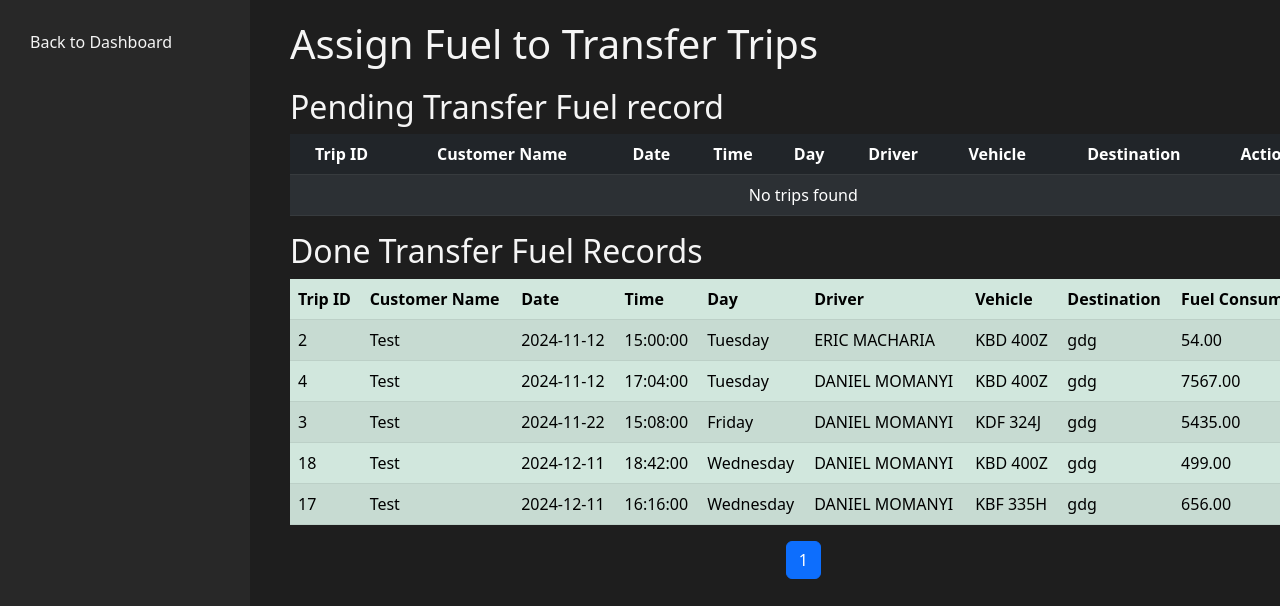
/transfer_fuel.php, run on the app's committed database.
### tables this page shows
CREATE TABLE `transfer_fuel` (
  `id` int(11) NOT NULL,
  `transfer_id` int(11) NOT NULL,
  `fuel_consumed` decimal(10,2) NOT NULL,
  `created_at` timestamp NOT NULL DEFAULT current_timestamp()
);

CREATE TABLE `transfers` (
  `transfer_id` int(11) NOT NULL,
  `customer_name` varchar(255) NOT NULL,
  `transfer_date` date NOT NULL,
  `transfer_time` time NOT NULL,
  `transfer_day` varchar(20) NOT NULL,
  `driver` int(11) NOT NULL,
  `vehicle` int(11) NOT NULL,
  `destination` varchar(255) NOT NULL,
  `start_odometer` int(11) NOT NULL,
  `end_odometer` int(11) DEFAULT NULL,
  `actual_distance` int(11) DEFAULT NULL,
  `trip_status` enum('Ongoing','Ended') DEFAULT 'Ongoing'
);

CREATE TABLE `drivers` (
  `id` int(10) UNSIGNED NOT NULL,
  `full_name` varchar(100) NOT NULL,
  `employee_number` varchar(100) NOT NULL,
  `license_number` int(15) NOT NULL,
  `phone_number` varchar(100) NOT NULL,
  `email` varchar(255) NOT NULL
);

CREATE TABLE `vehicles` (
  `id` int(100) NOT NULL,
  `vehicle_regno` varchar(100) NOT NULL,
  `vehicle_model` varchar(100) NOT NULL,
  `vehicle_type` varchar(100) NOT NULL,
  `engine_number` varchar(100) NOT NULL,
  `capacity` int(255) NOT NULL
);

### transfer_fuel.php (the view, shortened to what this page needs)
<?php
require 'connection.php';
$results_per_page = 25;
$current_page = isset($_GET['page']) ? (int)$_GET['page'] : 1;
$totalFuelQuery = "SELECT COUNT(*) as total FROM transfer_fuel";
$totalFuelResult = $conn->query($totalFuelQuery);
$totalFuel = $totalFuelResult->fetch_assoc()['total'];
$total_pages = ceil($totalFuel / $results_per_page);
$current_page = max(1, min($total_pages, $current_page));
$offset = ($current_page - 1) * $results_per_page;
$tripQuery = "
    SELECT
        transfers.transfer_id,
        transfers.customer_name,
        transfers.transfer_date,
        transfers.transfer_time,
        transfers.transfer_day,
        drivers.full_name AS driver,
        vehicles.vehicle_regno AS vehicle,
        transfers.destination
    FROM
        transfers
    LEFT JOIN
        drivers ON transfers.driver = drivers.id
    LEFT JOIN
        vehicles ON transfers.vehicle = vehicles.id
    WHERE
        transfers.transfer_id NOT IN (SELECT transfer_id FROM transfer_fuel)
    ORDER BY
        transfers.transfer_date ASC
";
$tripResult = $conn->query($tripQuery);
$doneFuelQuery = "
    SELECT
        transfers.transfer_id,
        transfer_fuel.transfer_id,
        transfers.customer_name,
        transfers.transfer_date,
        transfers.transfer_time,
        transfers.transfer_day,
        drivers.full_name AS driver,
        vehicles.vehicle_regno AS vehicle,
        transfers.destination,
        transfer_fuel.fuel_consumed
    FROM
        transfer_fuel
    INNER JOIN
        transfers ON transfer_fuel.transfer_id = transfers.transfer_id
    LEFT JOIN
        drivers ON transfers.driver = drivers.id
    LEFT JOIN
        vehicles ON transfers.vehicle = vehicles.id
    ORDER BY
        transfers.transfer_date ASC
    LIMIT $results_per_page OFFSET $offset
";
$doneFuelResult = $conn->query($doneFuelQuery);
?>
<!DOCTYPE html>
<html lang="en">
<head>
    <link href="https://cdn.jsdelivr.net/npm/bootstrap@5.3.0-alpha1/dist/css/bootstrap.min.css" rel="stylesheet">
    <link rel="stylesheet" href="css/fuel_records.css">
</head>
<body>
    <div class="d-flex">
        <div class="sidebar">
            <a href="dtms_dashboard.php">Back to Dashboard</a>
        </div>
        <div class="main-content container-fluid col-md-10">
            <h1>Assign Fuel to Transfer Trips</h1>
            <div class="trip-table">
                <h2>Pending Transfer Fuel record</h2>
                <table class="table table-dark table-striped" id="pendingTripsTable">
                    <thead>
                        <tr>
                            <th>Trip ID</th>
                            <th>Customer Name</th>
                            <th>Date</th>
                            <th>Time</th>
                            <th>Day</th>
                            <th>Driver</th>
                            <th>Vehicle</th>
                            <th>Destination</th>
                            <th>Action</th>
                        </tr>
                    </thead>
                    <tbody>
                        <?php if ($tripResult->num_rows > 0): ?>
                            <?php while ($trip = $tripResult->fetch_assoc()): ?>
                                <tr id="trip-row-<?= $trip['transfer_id'] ?>">
                                    <td><?= $trip['transfer_id'] ?></td>
                                    <td><?= $trip['customer_name'] ?></td>
                                    <td><?= $trip['transfer_date'] ?></td>
                                    <td><?= $trip['transfer_time'] ?></td>
                                    <td><?= $trip['transfer_day'] ?></td>
                                    <td><?= $trip['driver'] ?></td>
                                    <td><?= $trip['vehicle'] ?></td>
                                    <td><?= $trip['destination'] ?></td>
                                    <td><button class="btn btn-primary" onclick='openAssignTransferFuelModal(<?= json_encode($trip) ?>)'>Assign Fuel</button></td>
                                </tr>
                            <?php endwhile; ?>
                        <?php else: ?>
                            <tr><td colspan="12">No trips found</td></tr>
                        <?php endif; ?>
                    </tbody>
                </table>
            </div>
            <div class="done-fuel-table">
        <h2>Done Transfer Fuel Records</h2>
        <table class="table table-success table-striped">
            <thead>
                <tr>
                    <th>Trip ID</th>
                    <th>Customer Name</th>
                    <th>Date</th>
                    <th>Time</th>
                    <th>Day</th>
                    <th>Driver</th>
                    <th>Vehicle</th>
                    <th>Destination</th>
                    <th>Fuel Consumed</th>
                </tr>
            </thead>
            <tbody id="doneFuelTableBody">
                <?php if ($doneFuelResult->num_rows > 0): ?>
                    <?php while ($transfer_fuel = $doneFuelResult->fetch_assoc()): ?>
                        <tr>
                            <td><?= $transfer_fuel['transfer_id'] ?></td>
                            <td><?= $transfer_fuel['customer_name'] ?></td>
                            <td><?= $transfer_fuel['transfer_date'] ?></td>
                            <td><?= $transfer_fuel['transfer_time'] ?></td>
                            <td><?= $transfer_fuel['transfer_day'] ?></td>
                            <td><?= $transfer_fuel['driver'] ?></td>
                            <td><?= $transfer_fuel['vehicle'] ?></td>
                            <td><?= $transfer_fuel['destination'] ?></td>
                            <td><?= $transfer_fuel['fuel_consumed'] ?></td>
                        </tr>
                    <?php endwhile; ?>
                <?php else: ?>
                    <tr><td colspan="13">No Fuel records found</td></tr>
                <?php endif; ?>
            </tbody>
        </table>
    </div>
    <nav aria-label="Page navigation">
        <ul class="pagination justify-content-center">
            <?php for ($page = 1; $page <= $total_pages; $page++): ?>
                <li class="page-item <?= $page === $current_page ? 'active' : '' ?>">
                    <a class="page-link" href="fuel_records.php?page=<?= $page ?>"><?= $page ?></a>
                </li>
            <?php endfor; ?>
        </ul>
    </nav>
        </div>
    </div>
</body>
</html>

### css/fuel_records.css (style rules this page uses)
body { background-color: #1e1e1e; color: #f5f5f5; overflow-x: hidden; }
.sidebar { background-color: #282828; padding: 20px; height: 100vh; position: fixed; top: 0; left: 0; width: 250px; overflow-y: auto; }
.sidebar a { color: #f5f5f5; text-decoration: none; display: block; margin-bottom: 20px; padding: 10px; transition: background-color 0.3s ease; }
.main-content { padding: 20px; margin-left: 270px; }
.trip-table { margin-top: 20px; }
.trip-table th, .trip-table td { text-align: center; }

### data on the page
transfer_fuel: transfer "2", transfer.customer_name "Test", transfer.transfer_date "2024-11-12", transfer.transfer_time "15:00:00", transfer.transfer_day "Tuesday", drivers.full_name "ERIC MACHARIA", vehicles.vehicle_regno "KBD 400Z", transfer.destination "gdg", fuel_consumed "54.00"
transfer_fuel: transfer "4", transfer.customer_name "Test", transfer.transfer_date "2024-11-12", transfer.transfer_time "17:04:00", transfer.transfer_day "Tuesday", drivers.full_name "DANIEL MOMANYI", vehicles.vehicle_regno "KBD 400Z", transfer.destination "gdg", fuel_consumed "7567.00"
transfer_fuel: transfer "3", transfer.customer_name "Test", transfer.transfer_date "2024-11-22", transfer.transfer_time "15:08:00", transfer.transfer_day "Friday", drivers.full_name "DANIEL MOMANYI", vehicles.vehicle_regno "KDF 324J", transfer.destination "gdg", fuel_consumed "5435.00"
transfer_fuel: transfer "18", transfer.customer_name "Test", transfer.transfer_date "2024-12-11", transfer.transfer_time "18:42:00", transfer.transfer_day "Wednesday", drivers.full_name "DANIEL MOMANYI", vehicles.vehicle_regno "KBD 400Z", transfer.destination "gdg", fuel_consumed "499.00"
transfer_fuel: transfer "17", transfer.customer_name "Test", transfer.transfer_date "2024-12-11", transfer.transfer_time "16:16:00", transfer.transfer_day "Wednesday", drivers.full_name "DANIEL MOMANYI", vehicles.vehicle_regno "KBF 335H", transfer.destination "gdg", fuel_consumed "656.00"
